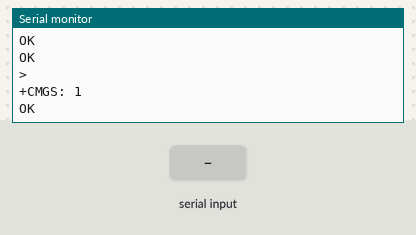
A sketch run on a simulated ESP32. Parts: the last lines printed to the serial monitor. Inputs (shaded band) come from the test bench. The modem accepts every AT command (registered, SIM ready, sends succeed) and sends nothing else.

Above: at 5.7 s.
5.8 s: "1" received over the second serial link
At 7.2 s:
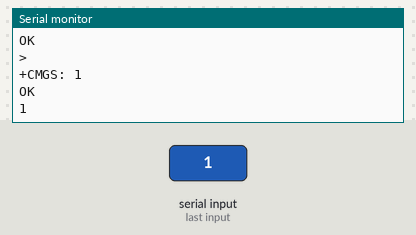
7.5 s: "0" received over the second serial link
At 8.4 s:
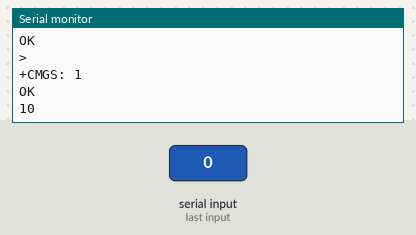

Measured:
- after the input at 5.8 s, the serial monitor: prints a new line after 0.21 s (image 1)
- after the input at 7.5 s, the serial monitor: prints a new line at once (image 2)

The sketch:

gsm-at-comms.ino
```cpp
/*============================GSM VARIABLES=============================*/
#define RXD2 16
#define TXD2 17


void setup()
{
  Serial.begin(115200);
  Serial.println("[...]Initializing hardware serial 2");
  delay(1000);
  Serial2.begin(115200, SERIAL_8N1, RXD2, TXD2);
  Serial.println("Serial 2 initialized!");
  Serial.println("Initializing...");
  delay(1000);

  Serial2.println("AT"); //Once the handshake test is successful, it will back to OK
  updateSerial();
//  Serial2.println("AT+CSQ"); //Signal quality test, value range is 0-31 , 31 is the best
//  updateSerial();
//  Serial2.println("AT+CCID"); //Read SIM information to confirm whether the SIM is plugged
//  updateSerial();
//  Serial2.println("AT+CREG?"); //Check whether it has registered in the network
  updateSerial();

  Serial2.println("AT+CMGF=1"); // Configuring TEXT mode
  updateSerial();
  Serial2.println("AT+CMGS=\"+254700750148\"");//change ZZ with country code and xxxxxxxxxxx with phone number to sms
  updateSerial();
  Serial2.print("Last Minute Engineers | lastminuteengineers.com"); //text content
  updateSerial();
  Serial2.write(26);
}

void loop() {
  updateSerial(); // todo: change this method

}

void updateSerial(){
  delay(500);
  while(Serial.available()){
    Serial2.write(Serial.read()); // forward what programming serial receives to Serial2
  }

  while(Serial2.available()){
    Serial.write(Serial2.read()); // forward what serial2 recieves to programming serial for debug
  }

}
```
